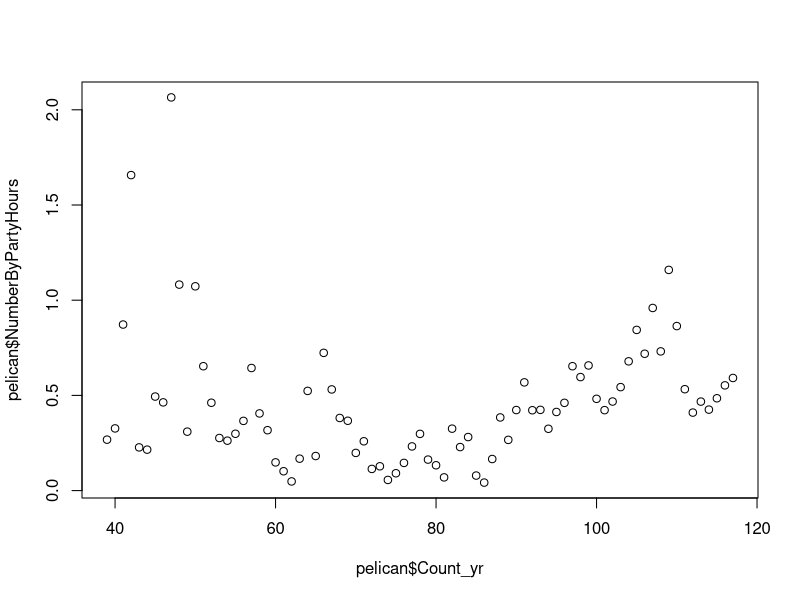

This chart was generated by the following R code: (Note: this script raises an error after producing the figure.)
pelican<-read.csv("pacificBrownPelican.csv")
pelican<-pelican[-which(pelican$NumberByPartyHours == 0),]

plot(pelican$NumberByPartyHours~pelican$Count_yr)

library("strucchange")

iteration_n = 3000

pelican_bkpts<-breakpoints(pelican$NumberByPartyHours~pelican$Count_yr, breaks=10, h=0.05)

pelican_result<-balr(pelican_bkpts$breakpoints, pelican$Count_yr, pelican$NumberByPartyHours, iteration_n, 500)

pelican_finbkpts<-NULL

for(i in 1:ncol(pelican_result$Breakpoints)){

	pelican_finbkpts<-c(pelican_finbkpts, na.omit(pelican_result$Breakpoints[,i]), recursive=T)

}

hist(pelican_finbkpts, breaks=78, xlim=c(1,78), ylim=c(0,3000), right=F, xlab="Years Since 1939", ylab=paste("Number of Occurences Out of ", iteration_n, " Iterations"), main="Breakpoint Locations for Brown Pelicans")
